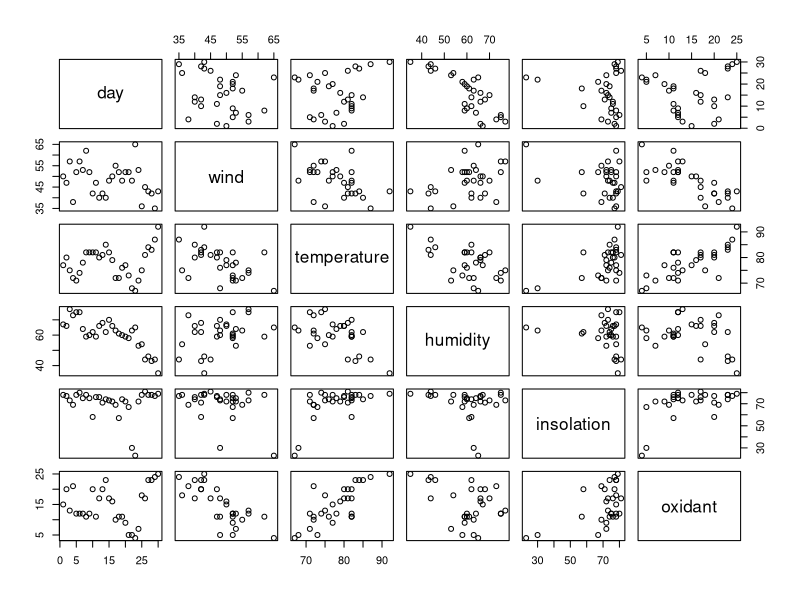

Here is the R script that generated this plot:
airpollution = read.table('./Datasets/airpollution.txt', header = TRUE)
round(cor(airpollution), 2)
pairs(airpollution)
